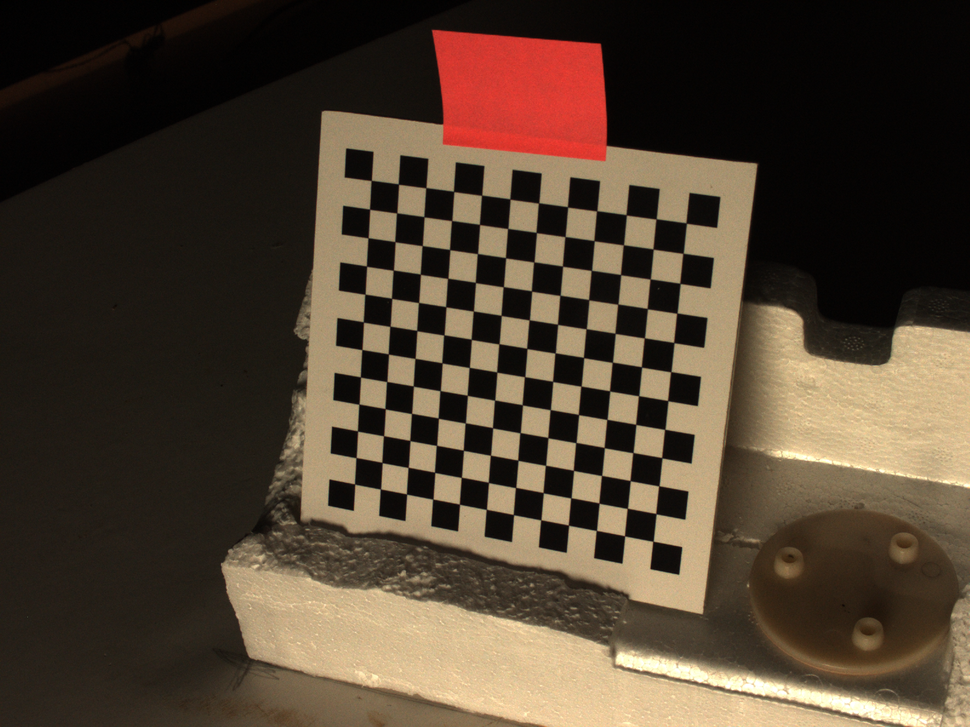
#> input picture CalImgs/Checkerboard/DTU/cam_0_017.png, 970 x 727 px, shrunk from 1600 x 1200 before the run; its folder holds only this picture in this run
$ jupyter execute --allow-errors OldSchoolCC.ipynb
#> lines starting #> are read from the running program, lines starting #| are printed output that depends on the picture
# Import flexiblecc and get calibration dataset
If it is installt we can import else install it with pip

[cell 1]
import os

[cell 2]
try:
    import flexiblecc as fcc
except ImportError as e:
    !pip install flexiblecc
    import flexiblecc as fcc

Now let's get the dataset if it is not allready pressent

[cell 3]
if not os.path.exists("../CalImgs/"):
    if not os.path.exists("Flexible-Camera-Calibration/CalImgs"):
        !git clone https://github.com/SimonLBSoerensen/Flexible-Camera-Calibration
    datasetpath = "Flexible-Camera-Calibration/CalImgs/Checkerboard/DTU/cam_0*"
else:
    datasetpath = "../CalImgs/Checkerboard/DTU/cam_0*"

Next we can import a copuel of package we will need

[cell 4]
import glob
import numpy as np
import cv2
import matplotlib.pyplot as plt
from tqdm import tqdm

# Image data
A calibration dataset is locatet in Flexible-Camera-Calibration/CalImgs (taken from http://roboimagedata.compute.dtu.dk/)
There is bouth color and gray image.
Lets load the color images and then convert them to gray to have as moush of the pipline in the example

[cell 5]
color_cal_imgs_files = glob.glob(datasetpath)
color_cal_imgs = np.array([cv2.imread(f) for f in tqdm(color_cal_imgs_files)])

[cell 6]
plt.figure()
plt.imshow(cv2.cvtColor(color_cal_imgs[0], cv2.COLOR_BGR2RGB))
plt.show()

[cell 7]
gray_cal_imgs = [cv2.cvtColor(img, cv2.COLOR_BGR2GRAY) for img in tqdm(color_cal_imgs)]
#> gray_cal_imgs = 1 item

[cell 8]
plt.figure()
plt.imshow(gray_cal_imgs[0], cmap="gray")
plt.show()
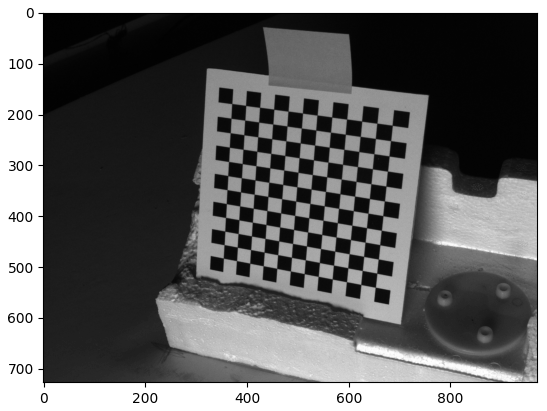
#> figure drawn by matplotlib, 1 panel

# Parametric Camera Calibration
The chessboard used in the dataset is a 12x12 chessboard so we sets the pattern_size to (12, 12)

[cell 9]
pattern_size = (12, 12)

#> (a cell that did not finish here is left out)

OldSchoolCC.calibrate_camera will give a lot of outputs.

Here is a small overview of the outputs:

#> (a cell that did not finish here is left out)

# Chessboards

Let's see where the chessboard was in relation to the camera

[cell 12]
plt.figure()
#> (the rest of this cell did not finish here and is left out)

# Distorsen plot
Now let's plot the distorsen we have found with the old-school method

[cell 13]
def undistort(points):
    return cv2.undistortPoints(points, cameraMatrix, distCoeffs, P=cameraMatrix).reshape(-1, 2)

[cell 14]
fcc.Metrics.plot_distort(undistort, gray_cal_imgs[0].shape, contour_n_levels=20)
#> (this line was passed over: flexiblecc is not available in this run)

$ run again, on CalImgs/Checkerboard/DTU/cam_0_047.png
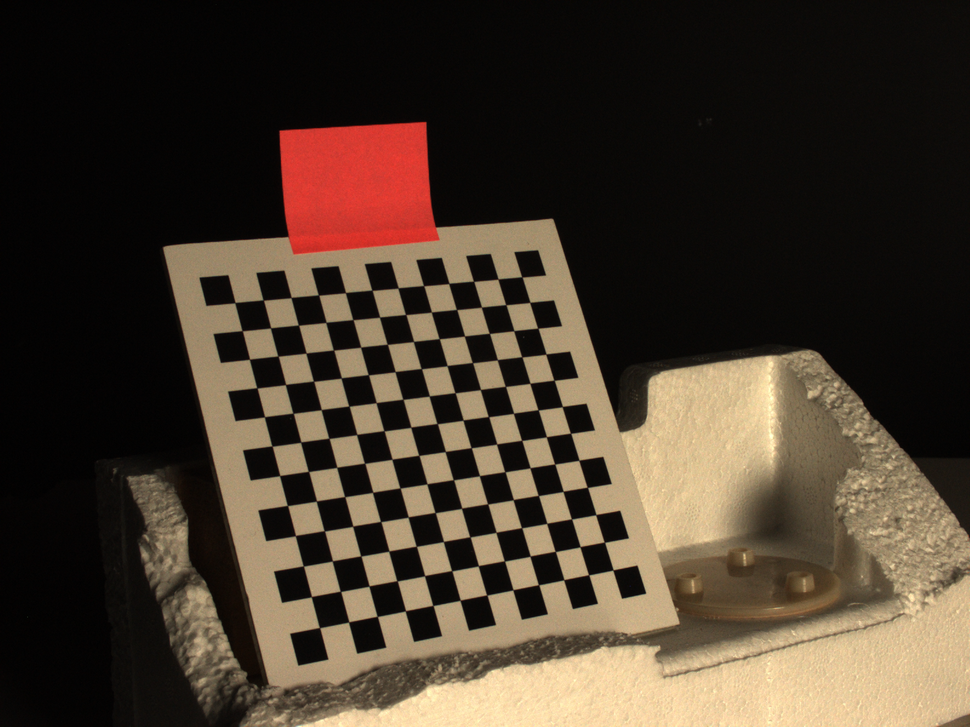
#> input picture CalImgs/Checkerboard/DTU/cam_0_047.png, 970 x 727 px, shrunk from 1600 x 1200 before the run
#> gray_cal_imgs = 1 item
#> `plt.show()`:
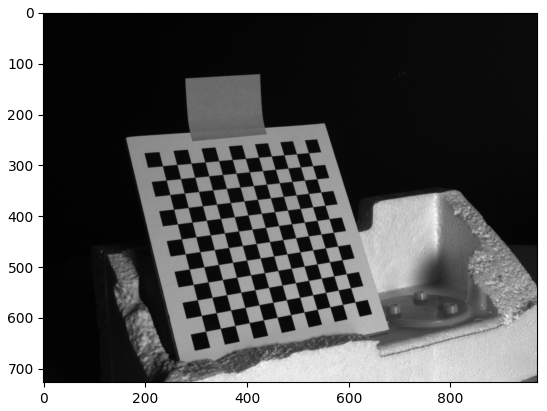
#> figure drawn by matplotlib, 1 panel

$ run again, on CalImgs/Checkerboard/DTU/cam_0_048.png
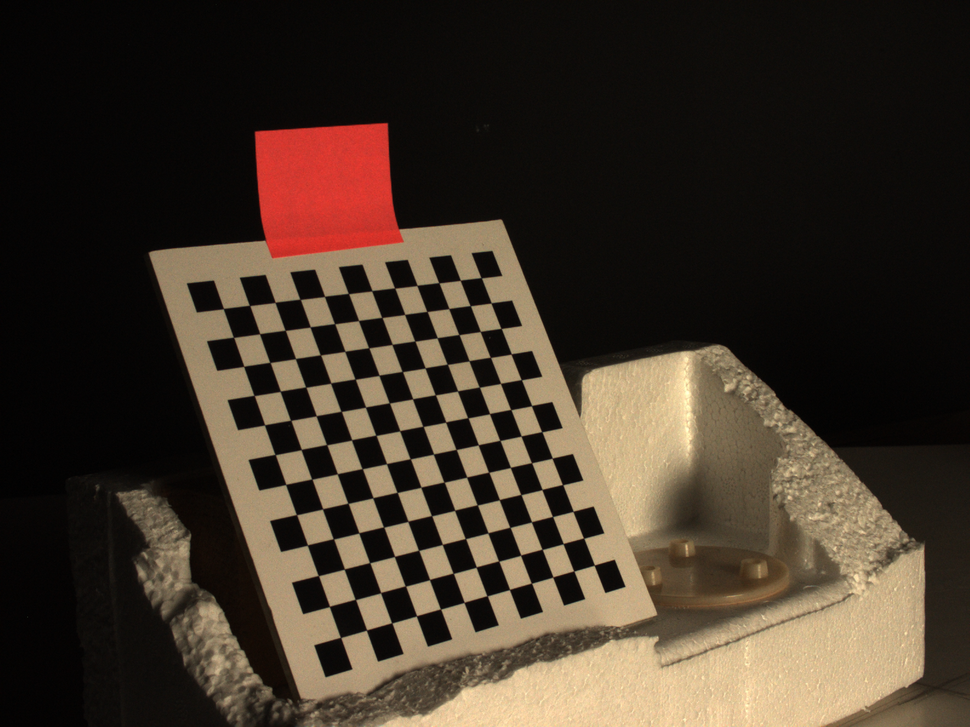
#> input picture CalImgs/Checkerboard/DTU/cam_0_048.png, 970 x 727 px, shrunk from 1600 x 1200 before the run
#> gray_cal_imgs = 1 item
#> `plt.show()`:
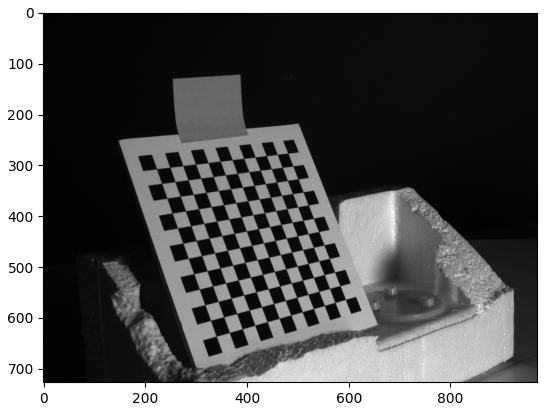
#> figure drawn by matplotlib, 1 panel

$ run again, on CalImgs/Checkerboard/DTU/cam_0_056.png
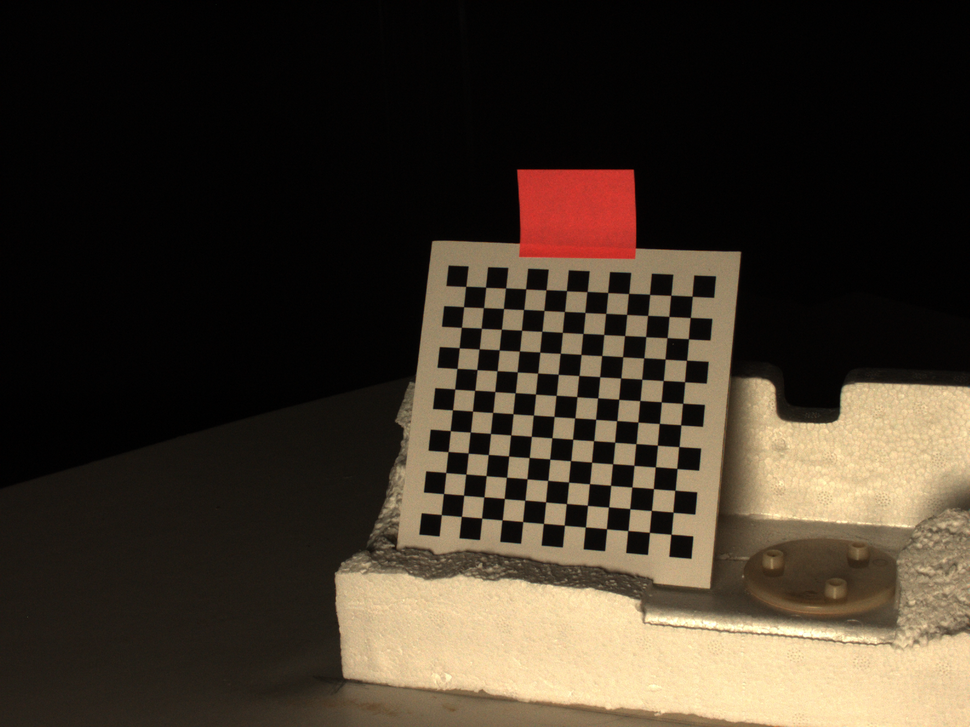
#> input picture CalImgs/Checkerboard/DTU/cam_0_056.png, 970 x 727 px, shrunk from 1600 x 1200 before the run
#> gray_cal_imgs = 1 item
#> `plt.show()`:
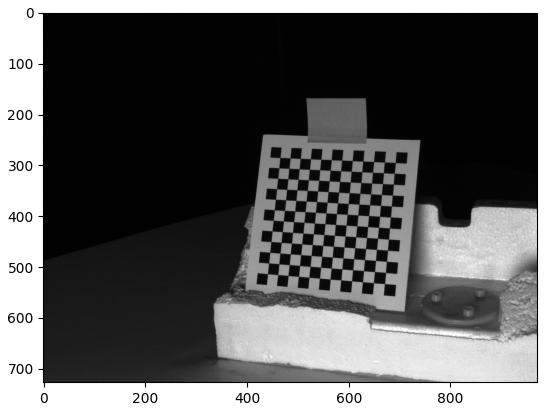
#> figure drawn by matplotlib, 1 panel

$ run again, on CalImgs/Checkerboard/DTU/cam_0_021.png
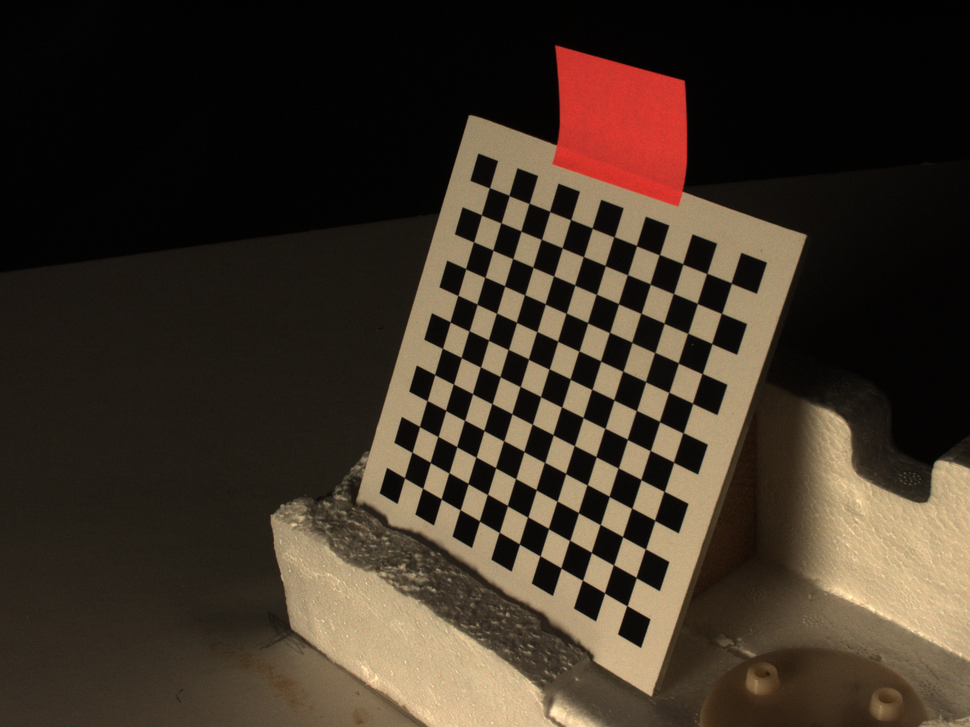
#> input picture CalImgs/Checkerboard/DTU/cam_0_021.png, 970 x 727 px, shrunk from 1600 x 1200 before the run
#> gray_cal_imgs = 1 item
#> `plt.show()`:
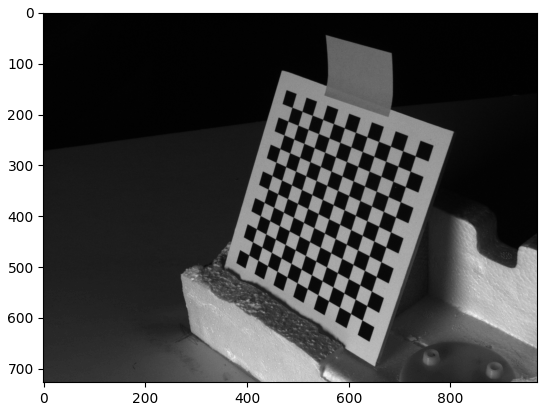
#> figure drawn by matplotlib, 1 panel
